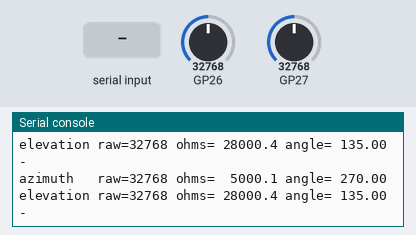
This program was run on a simulated Raspberry Pi Pico running MicroPython. Shown: the last lines printed to the serial console. The test bench sets the inputs (shaded band); at power-on: GP27 = 32768, GP26 = 32768 (analog values on the 0–65535 scale).

Above: at 1.2 s.
1.3 s: GP27 set to 19660
At 1.9 s:
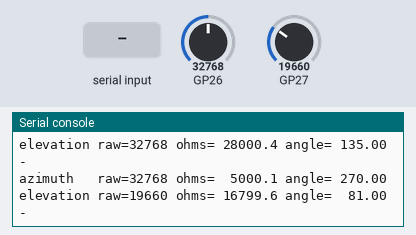
3.5 s: GP26 set to 7864
At 3.9 s:
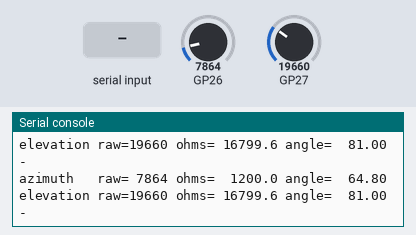
5.5 s: "zero " typed at the serial console, then Enter
7.0 s: "status" typed at the serial console, then Enter
8.5 s: GP26 set to 0
At 8.9 s:
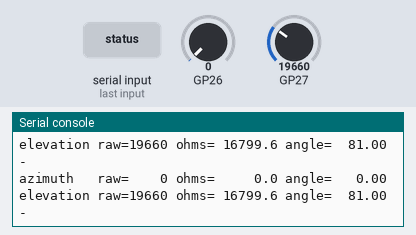
10.5 s: GP27 set to 7864
At 11.0 s:
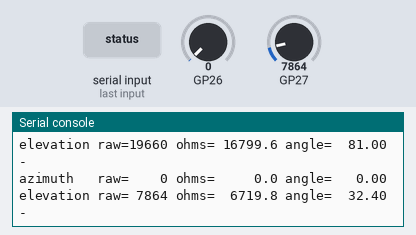

Measured:
- after the input at 1.3 s, the serial console: prints a new line after 0.21 s (image 1)
- after the input at 3.5 s, the serial console: prints a new line at once (image 2)
- after the input at 8.5 s, the serial console: prints a new line at once (image 3)
- after the input at 10.5 s, the serial console: prints a new line at once (image 4)

The program:

pot_test.py
```python
"""Interactive Pico script to inspect azimuth/elevation potentiometers.

Copy this file plus ``PicoRobotics.py`` (for shared constants) to the Pico, run it
from the REPL (``python pot_test.py``), and watch it stream both raw ohms and
angle values. Type commands such as ``zero azimuth`` or ``zero elevation`` to
set the current position as 0° for that channel without rebooting.
"""

import sys
import time
import uselect

import machine


POT_CHANNELS = (
    {
        "name": "azimuth",
        "pin": 26,  # GP26 / ADC0
        "span_degrees": 540.0,
        "zero_deg": 0.0,
        "total_ohms": 10000.0,
        "ohm_min": 0.0,
        "ohm_max": 10000.0,
        "invert": False,
    },
    {
        "name": "elevation",
        "pin": 27,  # GP27 / ADC1
        "span_degrees": 270.0,
        "zero_deg": 0.0,
        "total_ohms": 56000.0,
        "ohm_min": 0.0,
        "ohm_max": 56000.0,
        "invert": False,
    },
)


class PotChannel:
    def __init__(self, *, name, pin, span_degrees, zero_deg, total_ohms, ohm_min, ohm_max, invert):
        self.name = name
        self.span_degrees = span_degrees
        self.zero_deg = zero_deg
        self.total_ohms = total_ohms
        self.ohm_min = ohm_min
        self.ohm_max = ohm_max
        self.invert = invert
        self._zero_offset = 0.0
        self.adc = machine.ADC(pin)

    def read_raw(self):
        return self.adc.read_u16()

    def raw_to_ohms(self, raw):
        clamped = max(0, min(65535, raw))
        return (clamped / 65535.0) * self.total_ohms

    def raw_to_degrees(self, raw):
        ohms = self.raw_to_ohms(raw)
        span = max(self.ohm_max - self.ohm_min, 1e-6)
        fraction = (ohms - self.ohm_min) / span
        fraction = max(0.0, min(1.0, fraction))
        if self.invert:
            fraction = 1.0 - fraction
        value = self.zero_deg + fraction * self.span_degrees
        return value - self._zero_offset

    def snapshot(self):
        raw = self.read_raw()
        return {
            "name": self.name,
            "raw": raw,
            "ohms": self.raw_to_ohms(raw),
            "degrees": self.raw_to_degrees(raw),
        }

    def set_zero_here(self):
        reading = self.snapshot()
        self._zero_offset = reading["degrees"]
        return reading["degrees"]


CHANNELS = [PotChannel(**cfg) for cfg in POT_CHANNELS]
POLL = uselect.poll()
POLL.register(sys.stdin, uselect.POLLIN)


def _print_header():
    print("Pot tester ready. Commands: 'zero azimuth', 'zero elevation', 'status'.")
    print("Press Ctrl+C to exit.\n")


def _handle_command(line: str):
    line = line.strip().lower()
    if not line:
        return
    if line.startswith("zero "):
        target = line.split()[1]
        for channel in CHANNELS:
            if channel.name == target:
                zero = channel.set_zero_here()
                print("[ZERO] {} reference set (offset {:.2f} deg)".format(channel.name, zero))
                return
        print("[WARN] Unknown potentiometer '{}'.".format(target))
    elif line == "status":
        _print_snapshot()
    else:
        print("[WARN] Unknown command '{}'.".format(line))


def _print_snapshot():
    entries = [ch.snapshot() for ch in CHANNELS]
    for entry in entries:
        print(
            "{name:9s} raw={raw:5d} ohms={ohms:8.1f} angle={degrees:7.2f}".format(
                **entry
            )
        )
    print("-")


def main():
    _print_header()
    try:
        while True:
            if POLL.poll(0):
                _handle_command(sys.stdin.readline())
            _print_snapshot()
            time.sleep(0.5)
    except KeyboardInterrupt:
        print("\nExiting pot tester.")


if __name__ == "__main__":
    main()
```
